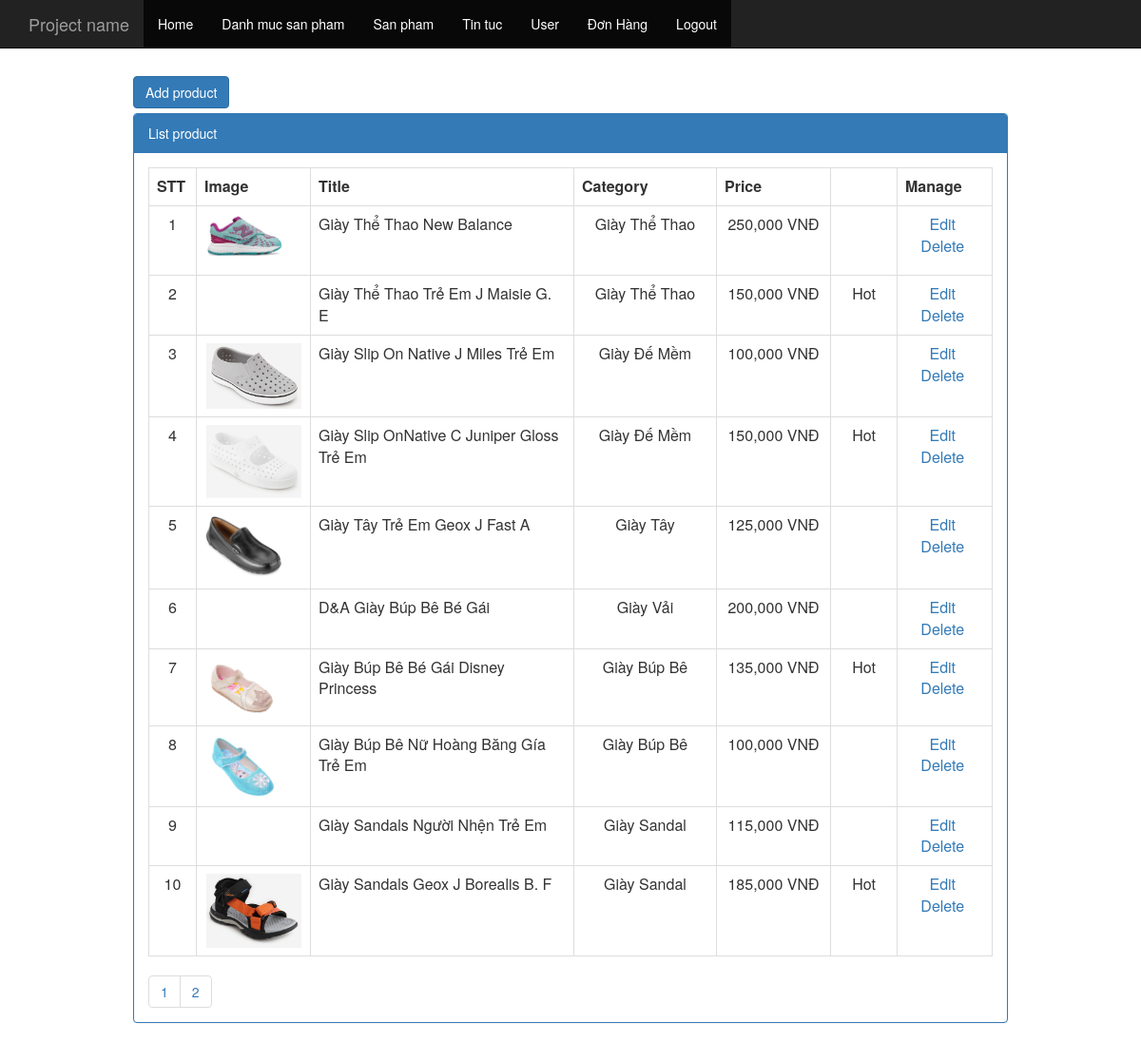
Screenshot of /admin/index.php?controller=product (signed in) with the database file from the repository.
### tables this page shows
CREATE TABLE `tbl_product` (
  `pk_product_id` int(11) NOT NULL,
  `fk_category_product_id` int(11) NOT NULL,
  `c_name` varchar(500) NOT NULL,
  `c_description` varchar(2000) NOT NULL,
  `c_content` text NOT NULL,
  `c_img` varchar(500) NOT NULL,
  `c_price` float NOT NULL DEFAULT '0',
  `c_hotproduct` int(11) NOT NULL DEFAULT '0'
);

CREATE TABLE `tbl_category_product` (
  `pk_category_product_id` int(11) NOT NULL,
  `c_name` varchar(255) NOT NULL
);

### admin/controller/controller_product.php (called while the page is built, shortened)
<?php
	class controller_product extends controller{
		public function __construct(){
			$total_record = $this->model->num_rows("select * from tbl_product");
			$record_per_page = 10;
			$num_page = ceil($total_record/$record_per_page);
			$p = isset($_GET["p"])&&is_numeric($_GET["p"])&&$_GET["p"]>0 ? ($_GET["p"]-1):0;
			$from = $p*$record_per_page;
			$arr = $this->model->fetch("select * from tbl_product order by pk_product_id desc limit $from,$record_per_page");
			include "view/view_product.php";
		}
	}
	new controller_product();
 ?>

### application/controller.php (called while the page is built, shortened)
<?php
    class controller{
        public function __construct()
        {
            $this->model = new model();
        }
    }
?>

### application/model.php (called while the page is built, shortened)
<?php
    class model{
        public function fetch($sql){
            global $link;
            $result = mysqli_query($link,$sql);
            $arr = array();
            while($rows = mysqli_fetch_array($result))
                $arr[] = $rows;
            return $arr;
        }
        public function fetch_one($sql){
            global $link;
            $result = mysqli_query($link,$sql);
            $rows = mysqli_fetch_array($result);
            return $rows;
        }
        public function num_rows($sql){
            global  $link;
            $result = mysqli_query($link,$sql);
            return mysqli_num_rows($result);
        }
    }
?>

### admin/view/view_product.php (the view, shortened to what this page needs)
<div class="col-md-10 col-xs-offset-1">
	<div style="margin-bottom:5px;">
		<a href="index.php?controller=add_edit_product&act=add" class="btn btn-primary">
		Add product
		</a>
	</div>
	<div class="panel panel-primary">
		<div class="panel-heading">
			List product
		</div>
		<div class="panel-body">
			<table class="table table-bordered table-hover">
			<tr>
				<th style="width:50px">STT</th>
				<th style="width:120px;">Image</th>
				<th>Title</th>
				<th style="width: 150px;">Category</th>
				<th style="width: 120px;">Price</th>
				<th style="width: 70px;"></th>
				<th style="width:100px;">Manage</th>
			</tr>
			<?php
				$stt = 0;
				foreach($arr as $value)
				{
					$stt++;
			 ?>
			<tr>
				<td style="text-align:center"><?php echo $stt; ?></td>
				<td style="text-align:center">
				<?php
						if(file_exists("../public/upload/product/".$value["c_img"]))
						{
					 ?>
					<img src="<?php echo "../public/upload/product/".$value["c_img"]; ?>" style="width:100px;">
					<?php } ?>
				</td>
				<td><?php echo $value["c_name"]; ?></td>
				<td style="text-align: center;">
					<?php
						$category = $this->model->fetch_one("select c_name from tbl_category_product where pk_category_product_id=".$value["fk_category_product_id"]);
						echo isset($category["c_name"])?$category["c_name"]:"";
					 ?>
				</td>
				<td style="text-align: center;">
					<?php
						echo number_format($value["c_price"]);
					 ?> VNĐ
				</td>
				<td style="text-align: center;">
					<?php
						echo isset($value["c_hotproduct"])&&$value["c_hotproduct"]==1?"Hot":"";
					 ?>
				</td>
				<td style="text-align:center">
					<a href="index.php?controller=add_edit_product&act=edit&id=<?php echo $value["pk_product_id"]; ?>">Edit</a>&nbsp;
					<a href="index.php?controller=product&act=delete&id=<?php echo $value["pk_product_id"]; ?>" onclick="return window.confirm('Are you sure?');">Delete</a>&nbsp;
				</td>
			</tr>
			<?php } ?>
			</table>
			<ul class="pagination">
			<?php
				for($i = 1; $i<=$num_page; $i++){
			 ?>
				<li>
				<a href="index.php?controller=product&p=<?php echo $i; ?>"><?php echo $i; ?></a></li>
			<?php } ?>
			</ul>
		</div>
	</div>
</div>

### admin/index.php (shortened to what this page needs)
<?php
include "../config.php";
include "../application/model.php";
include "../application/controller.php";
if (isset($_SESSION["c_username"]) ==false)
    include "controller/controller_login.php";
else {
    $c = isset($_GET["controller"]) ? $_GET["controller"] : "";
    $controller = $c != "" ? "controller/controller_$c.php" : "";
    include "view/view_layout.php";
}
?>

### admin/view/view_layout.php (shortened to what this page needs)
<html>
<head>
    <link rel="stylesheet" type="text/css" href="public/css/bootstrap.min.css">
</head>
<body>
<nav class="navbar navbar-inverse navbar-fixed-top">
    <div class="container">
        <div class="navbar-header">
            <a class="navbar-brand" href="#">Project name</a>
        </div>
        <div id="navbar" class="collapse navbar-collapse">
            <ul class="nav navbar-nav">
                <li class="active"><a href="index.php">Home</a></li>
                <li class="active"><a href="index.php?controller=category_product">Danh muc san pham</a></li>
                <li class="active"><a href="index.php?controller=product">San pham</a></li>
                <li class="active"><a href="index.php?controller=news">Tin tuc</a></li>
                <li class="active"><a href="index.php?controller=user">User</a></li>
                <li class="active"><a href="index.php?controller=order">Đơn Hàng</a></li>
                <li class="active"><a href="index.php?act=logout">Logout</a></li>
            </ul>
        </div>
    </div>
</nav>
<div class="container" style="margin-top: 80px">
    <?php
        if(file_exists($controller))
            include $controller;
    ?>
</div>
</body>
</html>

### admin/view/view_product.php (style rules this page uses)
.pagination { padding: 0px; margin:0px; }

### rows the page displays
tbl_product: c_img (picture), c_name "Giày Thể Thao New Balance", fk_category_product.c_name "Giày Thể Thao", c_price "250,000"
tbl_product: c_name "Giày Thể Thao Trẻ Em J Maisie G. E", fk_category_product.c_name "Giày Thể Thao", c_price "150,000", c_hotproduct "Hot"
tbl_product: c_img (picture), c_name "Giày Slip On Native J Miles Trẻ Em", fk_category_product.c_name "Giày Đế Mềm", c_price "100,000"
tbl_product: c_img (picture), c_name "Giày Slip OnNative C Juniper Gloss Trẻ Em", fk_category_product.c_name "Giày Đế Mềm", c_price "150,000", c_hotproduct "Hot"
tbl_product: c_img (picture), c_name "Giày Tây Trẻ Em Geox J Fast A", fk_category_product.c_name "Giày Tây", c_price "125,000"
tbl_product: c_name "D&A Giày Búp Bê Bé Gái", fk_category_product.c_name "Giày Vải", c_price "200,000"
tbl_product: c_img (picture), c_name "Giày Búp Bê Bé Gái Disney Princess", fk_category_product.c_name "Giày Búp Bê", c_price "135,000", c_hotproduct "Hot"
tbl_product: c_img (picture), c_name "Giày Búp Bê Nữ Hoàng Băng Gía Trẻ Em", fk_category_product.c_name "Giày Búp Bê", c_price "100,000"
tbl_product: c_name "Giày Sandals Người Nhện Trẻ Em", fk_category_product.c_name "Giày Sandal", c_price "115,000"
tbl_product: c_img (picture), c_name "Giày Sandals Geox J Borealis B. F", fk_category_product.c_name "Giày Sandal", c_price "185,000", c_hotproduct "Hot"
